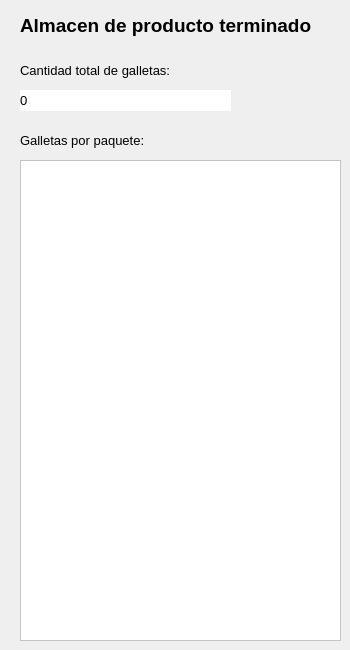
     <widget class="QWidget" name="page_3">
      <widget class="QLabel" name="label_103">
       <property name="geometry">
        <rect>
         <x>20</x>
         <y>10</y>
         <width>321</width>
         <height>31</height>
        </rect>
       </property>
       <property name="font">
        <font>
         <pointsize>14</pointsize>
         <weight>75</weight>
         <bold>true</bold>
        </font>
       </property>
       <property name="text">
        <string>Almacen de producto terminado</string>
       </property>
      </widget>
      <widget class="QLabel" name="label_104">
       <property name="geometry">
        <rect>
         <x>20</x>
         <y>130</y>
         <width>171</width>
         <height>21</height>
        </rect>
       </property>
       <property name="font">
        <font>
         <pointsize>10</pointsize>
         <weight>50</weight>
         <bold>false</bold>
        </font>
       </property>
       <property name="text">
        <string>Galletas por paquete:</string>
       </property>
      </widget>
      <widget class="QPlainTextEdit" name="lbDepositPacks">
       <property name="geometry">
        <rect>
         <x>20</x>
         <y>160</y>
         <width>321</width>
         <height>481</height>
        </rect>
       </property>
       <property name="cursor" stdset="0">
        <cursorShape>PointingHandCursor</cursorShape>
       </property>
       <property name="autoFillBackground">
        <bool>false</bool>
       </property>
       <property name="styleSheet">
        <string notr="true">background-color: rgb(255, 255, 255);
color: rgb(0, 0, 0);</string>
       </property>
       <property name="readOnly">
        <bool>true</bool>
       </property>
      </widget>
      <widget class="QLabel" name="label_105">
       <property name="geometry">
        <rect>
         <x>20</x>
         <y>60</y>
         <width>171</width>
         <height>21</height>
        </rect>
       </property>
       <property name="font">
        <font>
         <pointsize>10</pointsize>
         <weight>50</weight>
         <bold>false</bold>
        </font>
       </property>
       <property name="text">
        <string>Cantidad total de galletas:</string>
       </property>
      </widget>
      <widget class="QLabel" name="lbDepositTotal">
       <property name="geometry">
        <rect>
         <x>20</x>
         <y>90</y>
         <width>211</width>
         <height>21</height>
        </rect>
       </property>
       <property name="font">
        <font>
         <pointsize>10</pointsize>
         <weight>50</weight>
         <bold>false</bold>
        </font>
       </property>
       <property name="autoFillBackground">
        <bool>false</bool>
       </property>
       <property name="styleSheet">
        <string notr="true">color: rgb(0, 0, 0);
background-color: rgb(255, 255, 255);</string>
       </property>
       <property name="text">
        <string>0</string>
       </property>
      </widget>
     </widget>
